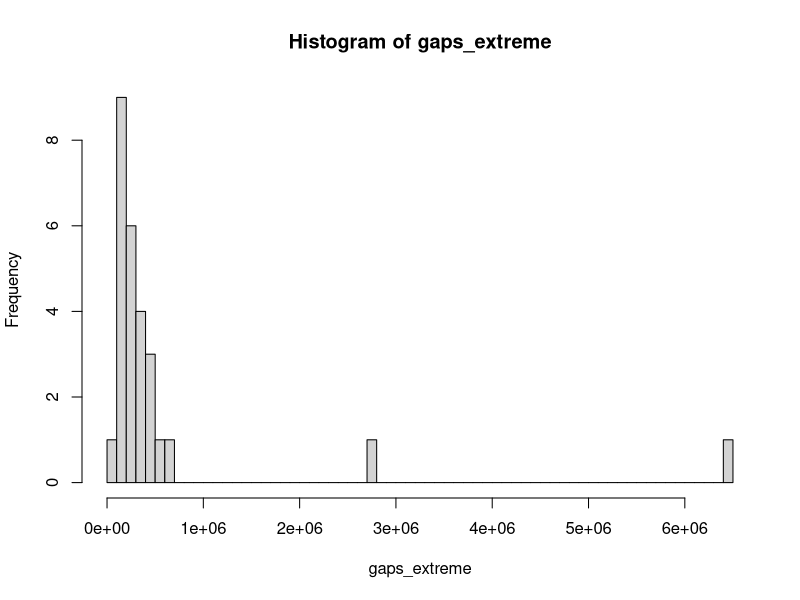
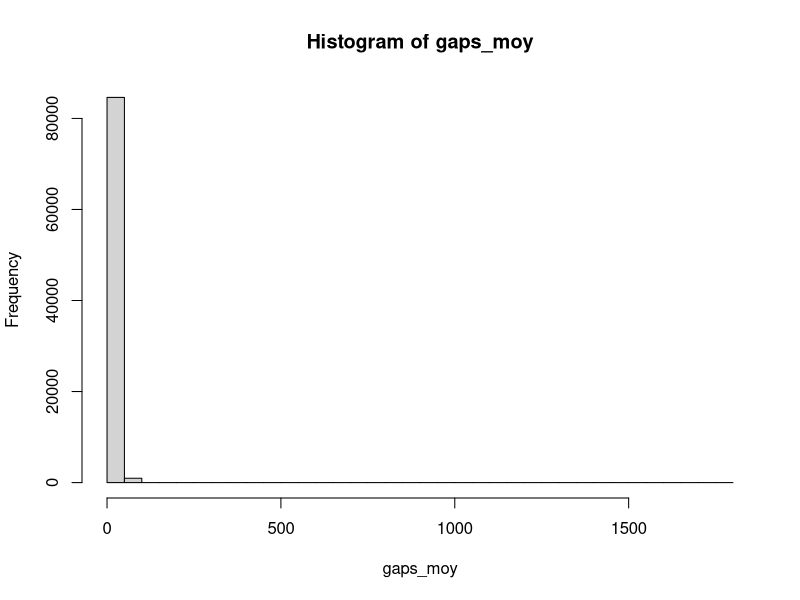
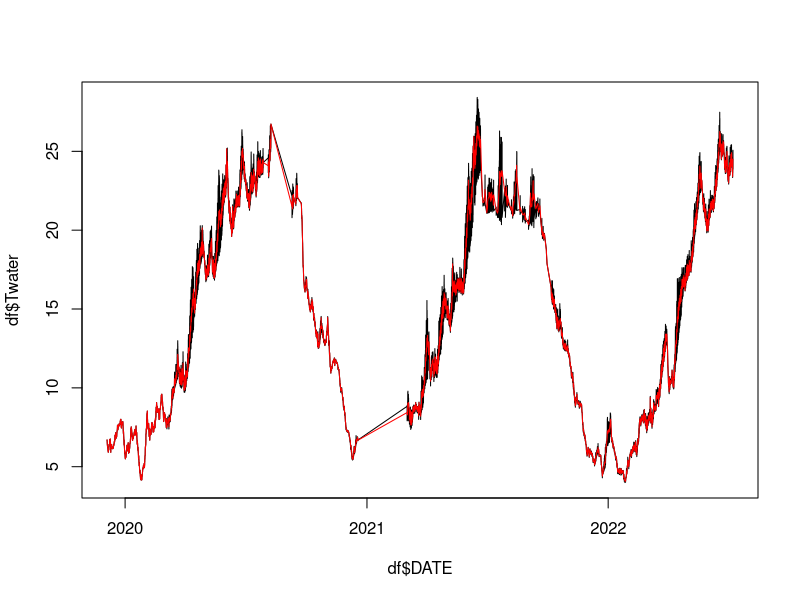
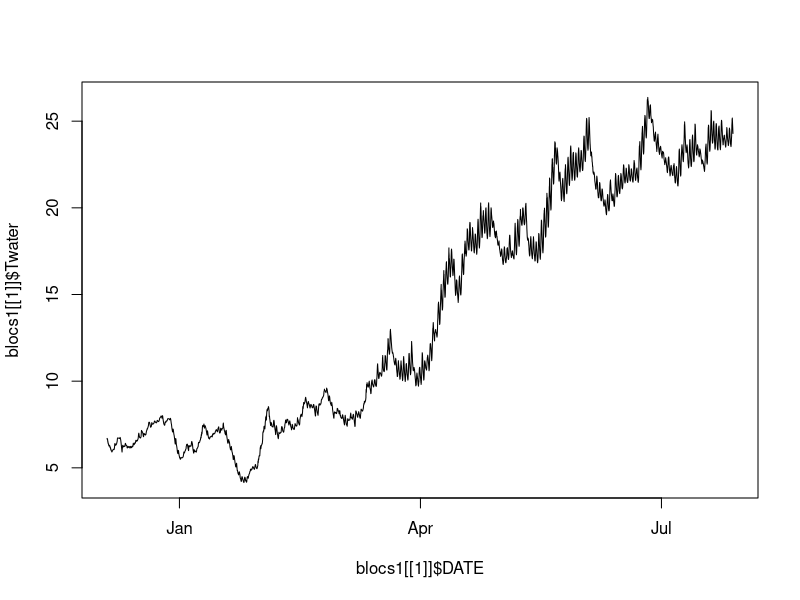
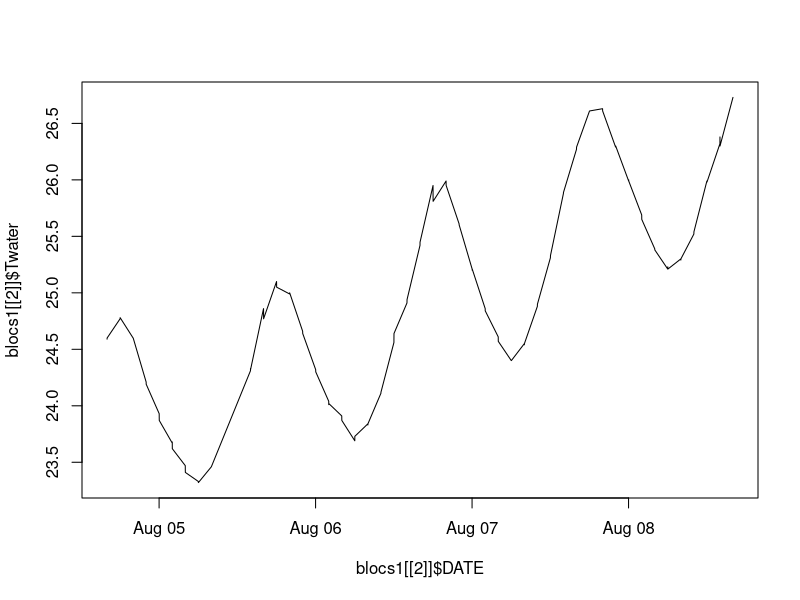
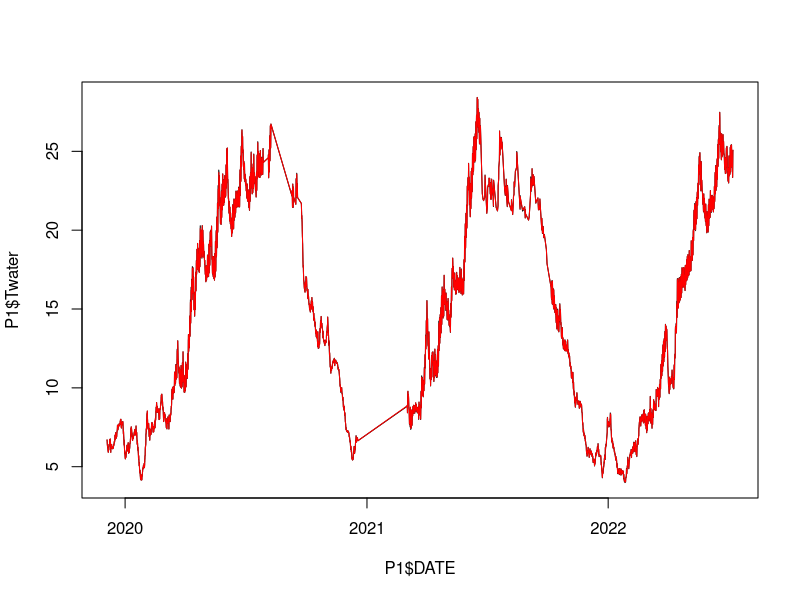
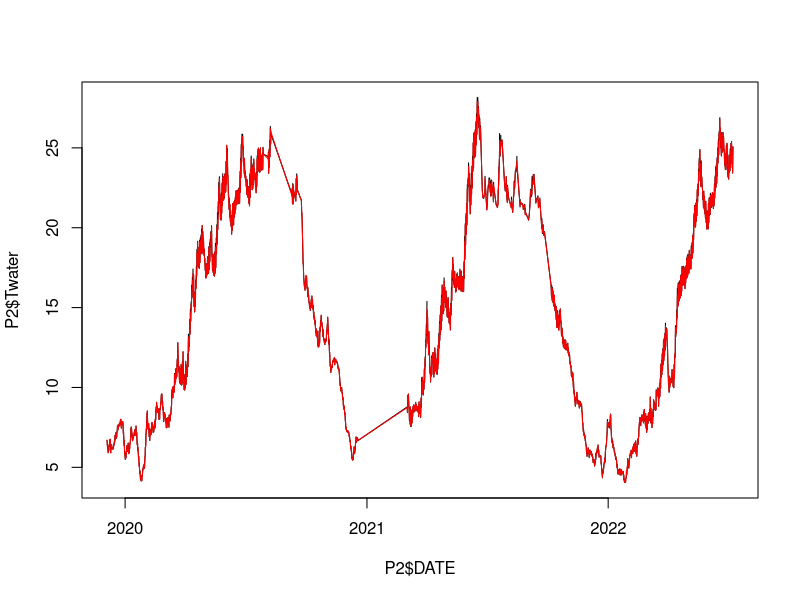
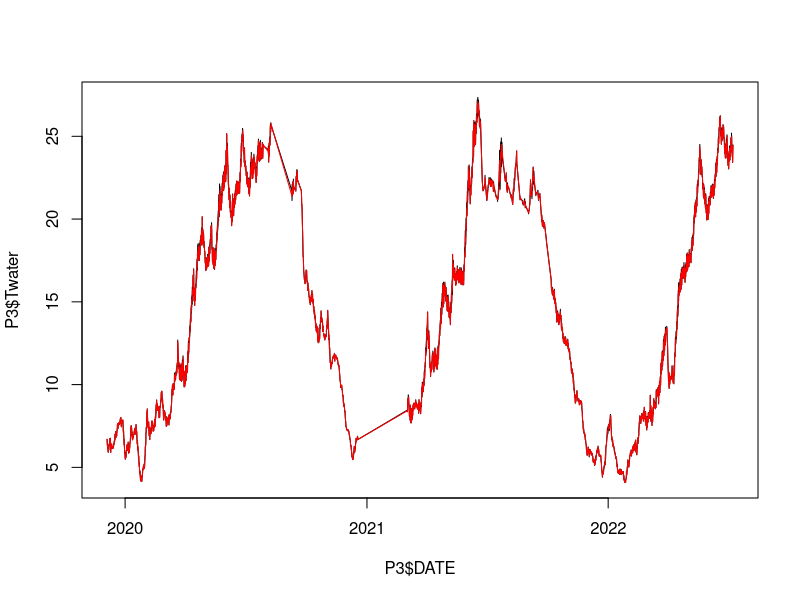

Here is the R script that generated these plots, in order:
## ---- chunk 1
df <- read.csv("data_lake_2.csv")
df$DATE <- as.POSIXct(df$DATE, format = "%Y-%m-%dT%H:%M:%S", tz = "UTC")
## ---- chunk 2
gaps <- as.numeric(diff(df$DATE))

gaps_extreme <- gaps[gaps>86400] # plus de 1j
hist(gaps_extreme,breaks=50)

gaps_moy <- gaps[gaps<=3600] # moins de 1h
hist(gaps_moy, breaks=50)
## ---- chunk 3
# On fragmente les données en bloc d'observations proches en date
temps <- as.numeric(df$DATE)
n <- length(temps)
gaps <- diff(temps)

blocs <- list()
k <- 0
j <- 0
for(i in 1:(n-1)){
  if(gaps[i] > 100000){
    k <- k+1
    blocs[[k]] <- df[(j+1):i,]

    j <- i
  }else{}
}
k <- k + 1
blocs[[k]] <- df[(j+1):n, ]
blocs[[1]]

## ---- chunk 4
# fonction qui aggrège les données en blocs de 1h15

reducbloc <- function(X, reduc = 75*60){

  X$DATE <- as.POSIXct(X$DATE, format="%Y-%m-%d %H:%M:%S", tz="UTC")
  X <- X[order(X$DATE), ]

  X$Twater <- as.numeric(X$Twater)
  X$O2sat  <- as.numeric(X$O2sat)
  X$Chltot <- as.numeric(X$Chltot)

  temps <- as.numeric(X$DATE)
  n <- nrow(X)

  out <- data.frame(DATE=as.POSIXct(character()), Twater=numeric(),
                    O2sat=numeric(), Chltot=numeric(), stringsAsFactors=FALSE)

  j <- 1
  t0 <- temps[1]
  k <- 0

  for(i in 1:n){
    if(temps[i] - t0 >= reduc){
      k <- k + 1
      out[k, "DATE"]   <- X$DATE[j]
      out[k, "Twater"] <- mean(X$Twater[j:(i-1)], na.rm=TRUE)
      out[k, "O2sat"]  <- mean(X$O2sat [j:(i-1)], na.rm=TRUE)
      out[k, "Chltot"] <- mean(X$Chltot[j:(i-1)], na.rm=TRUE)

      j <- i
      t0 <- temps[i]
    }
  }

  # dernier bloc
  k <- k + 1
  out[k, "DATE"]   <- X$DATE[j]
  out[k, "Twater"] <- mean(X$Twater[j:n], na.rm=TRUE)
  out[k, "O2sat"]  <- mean(X$O2sat [j:n], na.rm=TRUE)
  out[k, "Chltot"] <- mean(X$Chltot[j:n], na.rm=TRUE)

  out
}
## ---- chunk 5
agg_list <- list()

for(b in 1:length(blocs)){
  agg_list[[b]] <- reducbloc(blocs[[b]], reduc = 75*60)
}

df75 <- do.call(rbind, agg_list)

df75 <- df75[order(df75$DATE), ]

head(df75)
nrow(df75)
## ---- chunk 6
plot(df$DATE, df$Twater, type="l")
lines(df75$DATE, df75$Twater, type="l",col="red")
## ---- chunk 7
df <- read.csv("data_lake_2.csv")
df$DATE <- as.POSIXct(df$DATE, format = "%Y-%m-%dT%H:%M:%S", tz = "UTC")

P1 <- df[df$palier == 1,]
P2 <- df[df$palier == 2,]
P3 <- df[df$palier == 3,]
P4 <- df[df$palier == 4,]
P5 <- df[df$palier == 5,]
## ---- chunk 8
# On fragmente les données en bloc d'observations proches en date pour le palier 1

frag <- function(X, gap = 100000){
  X <- X[order(X$DATE),]
  t <- as.numeric(X$DATE)
  n <- length(t)
  if(n <= 1) return(list(X)) # on sait jamais

  gaps <- diff(t)

  blocs <- list()
  k <- 0
  j <- 0

  for(i in 1:(n-1)){
    if(gaps[i] > gap){
      k <- k + 1
      blocs[[k]] <- X[(j+1):i, , drop = FALSE]
      j <- i
    }
  }

  # dernier bloc
  k <- k + 1
  blocs[[k]] <- X[(j+1):n, , drop = FALSE]

  blocs
}

blocs1 <- frag(P1, gap = 100000)
blocs2 <- frag(P2, gap = 100000)
blocs3 <- frag(P3, gap = 100000)
blocs4 <- frag(P4, gap = 100000)
blocs5 <- frag(P5, gap = 100000)




plot(blocs1[[1]]$DATE, blocs1[[1]]$Twater, type="l")
plot(blocs1[[2]]$DATE, blocs1[[2]]$Twater, type="l")
## ---- chunk 9

aggregv2 <- function(X, temps = 75*60){
  X <- X[order(X$DATE), ]
  n <- nrow(X)

  out <- data.frame(DATE = as.POSIXct(character()),Twater = numeric(),O2sat  = numeric(),
    Chltot = numeric())

  i <- 1
  while(i <= n){
    j <- i
    # avancer j tant que on reste dans la fenêtre et dans les bornes
    while(j < n && as.numeric(difftime(X$DATE[j+1], X$DATE[i], units="secs")) < temps){
      j <- j + 1
    }

    out <- rbind(out, data.frame(
      DATE   = X$DATE[i],
      Twater = mean(X$Twater[i:j], na.rm = TRUE),
      O2sat  = mean(X$O2sat[i:j],  na.rm = TRUE),
      Chltot = mean(X$Chltot[i:j], na.rm = TRUE)
    ))

    i <- j + 1
  }

  out
}
## ---- chunk 10
# On applique la fonction à chaque fragment du jeu de données

aggregtout <- function(X, temps = 75*60){
  out_list <- lapply(X, aggregv2, temps = temps)
  out <- do.call(rbind, out_list)
  rownames(out) <- NULL
  out
}

aggregtout_P1 <- aggregtout(blocs1, temps = 75*60)
aggregtout_P2 <- aggregtout(blocs2, temps = 75*60)
aggregtout_P3 <- aggregtout(blocs3, temps = 75*60)
aggregtout_P4 <- aggregtout(blocs4, temps = 75*60)
aggregtout_P5 <- aggregtout(blocs5, temps = 75*60)
## ---- chunk 11
plot(P1$DATE, P1$Twater, type="l")
lines(aggregtout_P1$DATE, aggregtout_P1$Twater, col="red", type="l")

plot(P2$DATE, P2$Twater, type="l")
lines(aggregtout_P2$DATE, aggregtout_P2$Twater, col="red", type="l")

plot(P3$DATE, P3$Twater, type="l")
lines(aggregtout_P3$DATE, aggregtout_P3$Twater, col="red", type="l")

plot(P4$DATE, P4$Twater, type="l")
lines(aggregtout_P4$DATE, aggregtout_P4$Twater, col="red", type="l")

plot(P5$DATE, P5$Twater, type="l")
lines(aggregtout_P5$DATE, aggregtout_P5$Twater, col="red", type="l")
## ---- chunk 12


idx <- match(aggregtout_P1$DATE, P1$DATE)
d <- P1$Twater[idx] - aggregtout_P1$Twater

summary(d)
summary(abs(d))

plot(aggregtout_P1$DATE, abs(d), type="p", cex=0.4,
     xlab="Date", ylab="|Brut - Moyenne(75min)|")
abline(h=c(0.01, 0.05, 0.1), lty=2)

## ---- chunk 13
EM <- function(X, max_iter=50, tol=1e-4, ridge=1e-6) {
  X <- as.matrix(X)
  n <- nrow(X)
  p <- ncol(X)
  miss <- is.na(X)

  #INITIALISATION
  Ximp <- X
  cm <- colMeans(X, na.rm=TRUE)
  for (j in 1:p){
    Ximp[miss[,j], j] <- cm[j]
  }

  mu <- colMeans(Ximp)
  S <- cov(Ximp) + ridge*diag(p)

  for (it in 1:max_iter) {
    mu0 <- mu; S0 <- S



    #ETAPE E
    for (i in 1:n) {
      mi <- miss[i, ]
      if (!any(mi)) next
      oi <- !mi

      Soo <- S[oi, oi, drop=FALSE] + ridge*diag(sum(oi))
      Sm_o <- S[mi, oi, drop=FALSE]

      x_o <- Ximp[i, oi]
      Ximp[i, mi] <- as.numeric(mu[mi] + Sm_o %*% solve(Soo) %*% (x_o - mu[oi]))
    }


    #ETAPE M
    mu <- colMeans(Ximp)
    S  <- cov(Ximp) + ridge*diag(p)

    dmu <- norm(mu - mu0, "2") / (norm(mu0, "2") + 1e-12)
    dS  <- norm(S - S0,  "F") / (norm(S0,  "F") + 1e-12)
    if (max(dmu, dS) < tol) break
  }

  list(X_imp = Ximp, mu = mu, Sigma = S, n_iter = it)
}
## ---- chunk 14
P1EM <- as.data.frame(EM(aggregtout_P1[,2:4])$X_imp)
P1EM$DATE <- aggregtout_P1$DATE

P2EM <-  as.data.frame(EM(aggregtout_P2[,2:4])$X_imp)
P2EM$DATE <- aggregtout_P2$DATE

P3EM <-  as.data.frame(EM(aggregtout_P3[,2:4])$X_imp)
P3EM$DATE <- aggregtout_P3$DATE

P4EM <-  as.data.frame(EM(aggregtout_P4[,2:4])$X_imp)
P4EM$DATE <- aggregtout_P4$DATE

P5EM <-  as.data.frame(EM(aggregtout_P5[,2:4])$X_imp)
P5EM$DATE <- aggregtout_P5$DATE


plot(aggregtout_P1$DATE, aggregtout_P1$Twater, type="p", pch=16, cex=0.4,main="Twater pour palier 1 avec données manquantes")
plot(P1EM$DATE, P1EM$X_imp[,1], type="p", pch=16, cex=0.4,main = "Twater pour palier 1 après imputation EM")
## ---- chunk 15
library(dplyr)

P1EM$palier <- 1
P2EM$palier <- 2
P3EM$palier <- 3
P4EM$palier <- 4
P5EM$palier <- 5

data <- bind_rows(P1EM, P2EM, P3EM, P4EM, P5EM) %>%
  mutate(palier = factor(palier))
## ---- chunk 16
library(ggplot2)


ggplot(data, aes(x = palier, y = Twater, fill = palier)) +
  geom_boxplot() +
  labs(x="Palier", y="Twater") +
  theme_minimal()

ggplot(data, aes(x = palier, y = Twater, fill = palier)) +
  geom_boxplot() +
  labs(x="Palier", y="O2sat") +
  theme_minimal()

ggplot(data, aes(x = palier, y = Twater, fill = palier)) +
  geom_boxplot() +
  labs(x="Palier", y="Chltot") +
  theme_minimal()

## ---- chunk 17
library(tidyr)

vol <- data %>%
  arrange(palier, DATE) %>%
  group_by(palier) %>%
  mutate(dTwater = abs(Twater - lag(Twater)),
         dO2sat  = abs(O2sat  - lag(O2sat)),
         dChltot = abs(Chltot - lag(Chltot))) %>%
  ungroup() %>%
  pivot_longer(cols = c(dTwater, dO2sat, dChltot),
               names_to = "variable",
               values_to = "abs_delta") %>%
  filter(is.finite(abs_delta)) %>%
  mutate(variable = recode(variable,
                           dTwater="Twater",
                           dO2sat="O2sat",
                           dChltot="Chltot"))

ggplot(vol, aes(x = palier, y = abs_delta, fill = palier)) +
  geom_boxplot(outlier.alpha = 0.2) +
  facet_wrap(~variable, scales = "free_y") +
  theme_minimal() +
  guides(fill = "none") +
  labs(x="Palier", y="|Δ| (variation entre 2 instants)")


## ---- chunk 18
EM=function(data, K=3, max_iter=100, tol=1e-6){
  ts=data[!is.na(data)]
  n=length(ts)

  mu_k=as.numeric(quantile(ts,probs=seq(0.25, 0.75, length.out=K)))
  sigma_k=rep(sd(ts), K)
  eps_k=rep(1/K, K)

  loglik_old=-Inf

  for (iter in 1:max_iter){

    # Etape E
    dens=sapply(1:K, function(k)
      eps_k[k]*dnorm(ts, mu_k[k], sigma_k[k])
    )

    dens_sum=rowSums(dens)
    dens_sum[dens_sum<tol]=tol

    gamma=dens/dens_sum

    # Etape M
    N_k=colSums(gamma)

    eps_k=N_k/n
    mu_k=colSums(gamma*matrix(ts,n,K))/N_k
    sigma_k=sqrt(colSums(gamma*sweep(matrix(ts,n,K), 2, mu_k, FUN="-")^2)/N_k)

    sigma_k[sigma_k<tol]=tol

    loglik=sum(log(dens_sum))

    if (abs(loglik - loglik_old)<tol) break
    loglik_old=loglik
  }

  list(eps=eps_k, mu=mu_k, sigma=sigma_k, loglik=loglik)
}
## ---- chunk 19
param=function(x){
  list(EM(x$Twater),EM(x$O2sat),EM(x$Chltot))
}
## ---- chunk 20
dens=function(x,param){
  d=c()
  l=length(x)
  for (i in 1:l){
    s=c()
    for (j in 1:3){
      s=c(s,param$eps[j]*dnorm(x[i],param$mu[j],param$sigma[j]))
    }
    d=c(d,sum(s))
  }
  return(d)
}
## ---- chunk 21
clean=function(x,d,seuil=0.01){
  l=length(x)
  clean=rep(NA,l)
  for (i in 1:l){
    if (!is.na(d[i]) && d[i] >= seuil){
      clean[i]=x[i]
    }
  }
  return(clean)
}
## ---- chunk 22
EM_for_na <- function(X, max_iter=50, tol=1e-4, ridge=1e-6) {
  X <- as.matrix(X)
  n <- nrow(X)
  p <- ncol(X)
  miss <- is.na(X)

  #INITIALISATION
  Ximp <- X
  cm <- colMeans(X, na.rm=TRUE)
  for (j in 1:p){
    Ximp[miss[,j], j] <- cm[j]
  }

  mu <- colMeans(Ximp)
  S <- cov(Ximp) + ridge*diag(p)

  for (it in 1:max_iter) {
    mu0 <- mu; S0 <- S



    #ETAPE E
    for (i in 1:n) {
      mi <- miss[i, ]
      if (!any(mi) || all(mi)) next
      oi <- !mi

      Soo <- S[oi, oi, drop=FALSE] + ridge*diag(sum(oi))
      Sm_o <- S[mi, oi, drop=FALSE]

      x_o <- Ximp[i, oi]
      Ximp[i, mi] <- as.numeric(mu[mi] + Sm_o %*% solve(Soo) %*% (x_o - mu[oi]))
    }


    #ETAPE M
    mu <- colMeans(Ximp)
    S  <- cov(Ximp) + ridge*diag(p)

    dmu <- norm(mu - mu0, "2") / max(norm(mu0, "2"), 1e-12)
    dS  <- norm(S - S0,  "F") / max(norm(S0, "F"), 1e-12)
    crit <- max(dmu, dS)
    if (!is.na(crit) && crit < tol) break
  }

  list(X_imp = Ximp, mu = mu, Sigma = S, n_iter = it)
}
## ---- chunk 23
aggreg_list=list(aggregtout_P1,aggregtout_P2,aggregtout_P3,aggregtout_P4,aggregtout_P5)

traitement=function(i){
  x=aggreg_list[[i]]
  parametres=param(x)
  d=list(dens(x$Twater,parametres[[1]]),dens(x$O2sat,parametres[[2]]),dens(x$Chltot,parametres[[3]]))
  cleaned_data=list(clean(x=x$Twater,d=d[[1]]),clean(x=x$O2sat,d=d[[2]]),clean(x=x$Chltot,d=d[[3]]))
  #cleaned_data=EM_for_na(as.data.frame(cleaned_data))
  #cleaned_data=data.frame(DATE=x$DATE,cleaned_data)
  return(cleaned_data)
}
## ---- chunk 24
test=traitement(1)
## ---- chunk 25
plot(aggregtout_P1$DATE,test[[1]])
